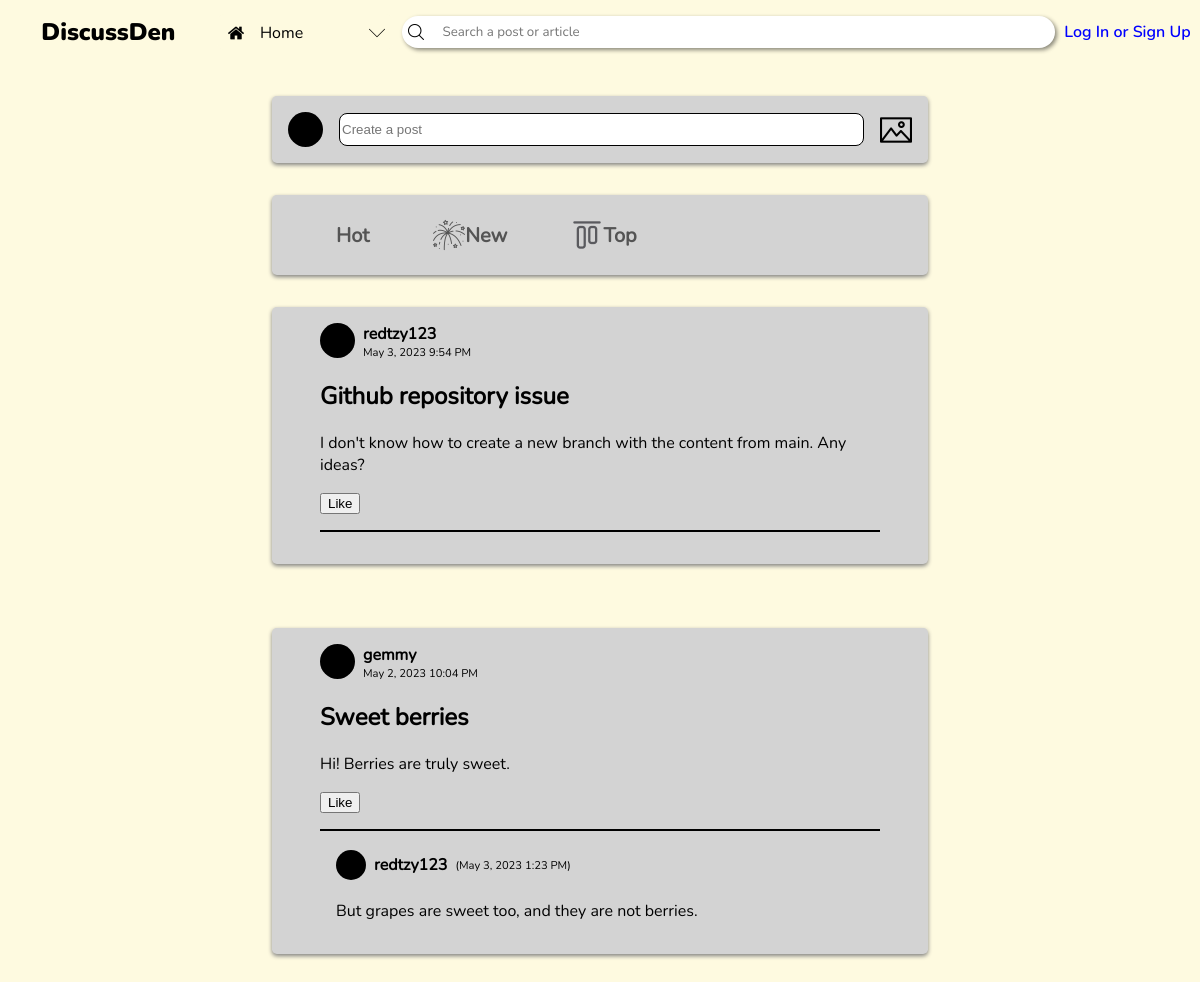
Page /home.php on the earlier database version.
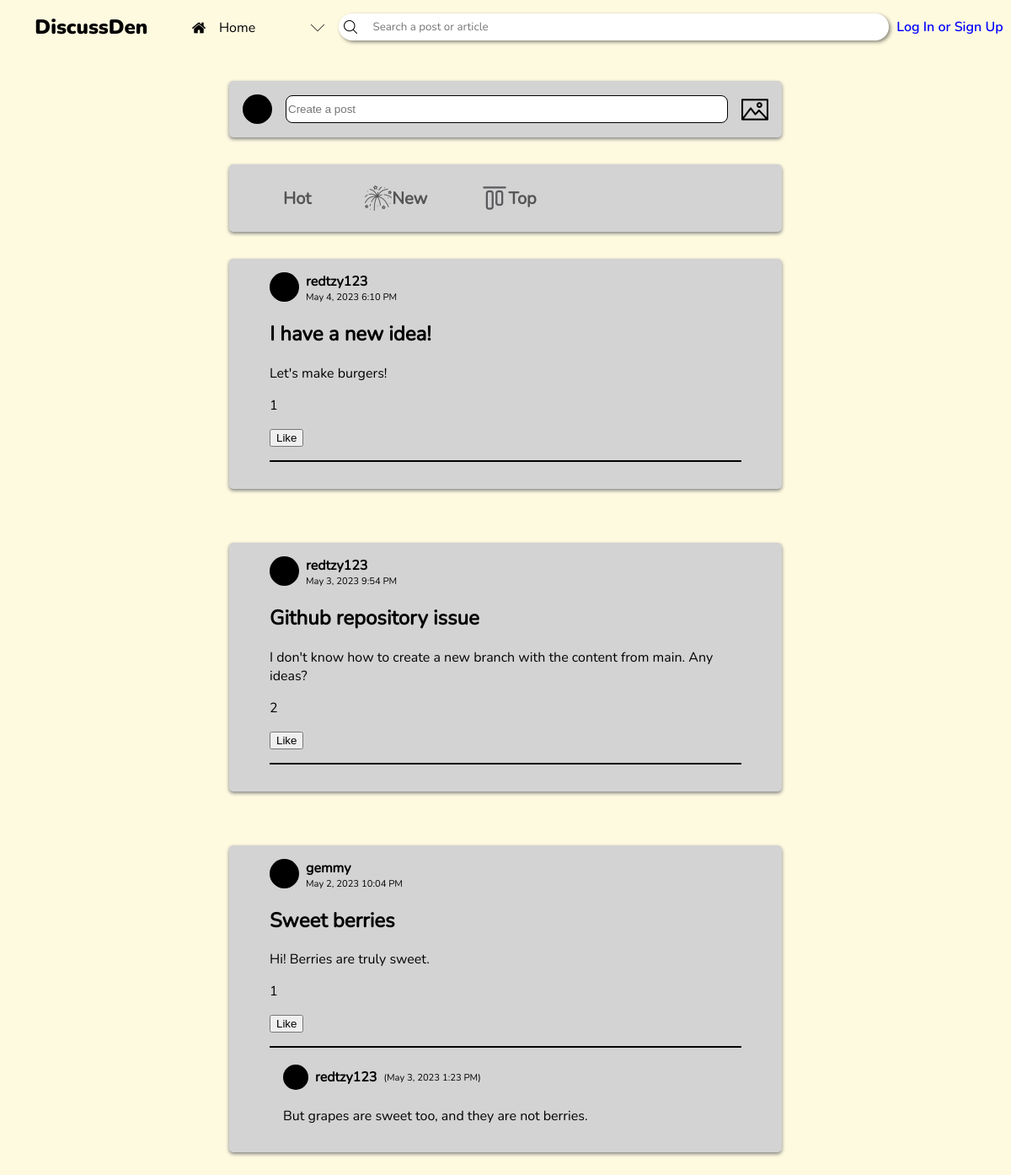
Same page on the later database version.
### tables this page shows
CREATE TABLE posts (id INTEGER PRIMARY KEY AUTOINCREMENT NOT NULL UNIQUE, user_id TEXT REFERENCES users (user_id) NOT NULL, title TEXT NOT NULL, content TEXT NOT NULL, date, likes);

CREATE TABLE users (user_id INTEGER PRIMARY KEY AUTOINCREMENT, username TEXT UNIQUE NOT NULL, password TEXT NOT NULL, link TEXT NOT NULL);

CREATE TABLE comments (comment_id INTEGER PRIMARY KEY AUTOINCREMENT UNIQUE NOT NULL, post_id INTEGER REFERENCES posts (id) ON DELETE NO ACTION NOT NULL, name TEXT, content TEXT NOT NULL, date);

### home.php (the view, shortened to what this page needs)
<!DOCTYPE html>
<html lang="en">
<head>
    <link rel="stylesheet" href="header.css">
    <link rel="stylesheet" href="post-boxes.css">
</head>
<body>
    <?php include "header.php"?>
    <div class="post-tab">
        <svg width=35 height=35>
            <circle cx=17.5 cy=17.5 r=17.5 fill=black/>
        </svg>
        <input type="text" placeholder="Create a post" onclick="window.location.href='create-a-post.php'">
        <img src="img/image.png" alt="" class="icon">
    </div>
    <div class="post-tab">
    <div class="group">
        <a href="#" class="reddit-button">
            <span class="txt-hot"><span>Hot</span></span>
        </a>
    </div>
    <div class="group">
        <a href="#" class="reddit-button">
            <img src="img/new.png" alt="" class="icon" />
            <span class="new"><span>New</span></span>
        </a>
    </div>
    <div class="group">
        <a href="#" class="reddit-button">
            <img src="img/top.png" alt="" class="icon" />
            <span class="top"><span>Top</span></span>
        </a>
    </div>
    </div>
    <section class="post-section">
    <?php
        $db_file = __DIR__ . '\forum_database.db';
        $db = new PDO('sqlite:' . $db_file);
        $stmt = $db -> prepare('SELECT * FROM posts');
        $stmt -> execute();
        $posts = $stmt -> fetchAll(PDO::FETCH_ASSOC);
        foreach ($posts as $post) {
            $stmt = $db -> prepare('SELECT * FROM users WHERE user_id = :userID');
            $stmt -> bindParam(':userID', $post['user_id'], PDO::PARAM_INT);
            $stmt -> execute();
            $post_user = $stmt -> fetch(PDO::FETCH_ASSOC);
            echo    '<div class="post-container">
                        <div class="post-user">
                            <svg width=35 height=35>
                                <circle cx=17.5 cy=17.5 r=17.5 fill=black/>
                            </svg>
                            <h4 class="username">' . $post_user['username'] . '</h4>
                            <p>' . $post['date'] . '</p>
                        </div>
                        <div class="post-content">
                            <h2>' . $post['title'] . '</h2>
                            <p>' . $post['content'] . '</p>';
            if (($likes = json_decode($post['likes'])) !== NULL) {
                if (count($likes) > 0)
                echo '<p class="likes">' . count(json_decode($post['likes'])) . '</p>';
            }
            echo            '<form method="post" action="get-likes.php">
                                <input type="hidden" name="post_id" value="' . $post['id'] . '">
                                <input type="hidden" name="URL" value="' . $_SERVER['PHP_SELF'] . '">
                                <input type="submit" value="Like">
                            </form>
                        </div><hr>';
            $stmt = $db -> prepare('SELECT * FROM comments WHERE post_id = :post_id');
            $stmt -> bindParam(':post_id', $post['id'], PDO::PARAM_INT);
            $stmt -> execute();
            $comments = $stmt -> fetchAll(PDO::FETCH_ASSOC);
            foreach ($comments as $comment) {
                echo    '<div class="comment-container">
                            <div>
                                <svg width=30 height=30>
                                    <circle cx=15 cy=15 r=15 fill=black/>
                                </svg>
                                <h4 class="username">' . $comment['name'] . '</h4>
                                <p>(' . $comment['date'] . ')</p>
                            </div>
                            <p>' . $comment['content'] . '</p>
                        </div>';
            }
            echo '
                    <form method="post" action="add_comment.php" class="comment-box">
                        <input type="hidden" name="post_id" value="' . $post['id'] . '">
                ';
            echo '</form></div>';
        }
    ?>
    </section>
</body>
</html>

### header.php (shortened to what this page needs)
<header>
    <h2>DiscussDen</h2>
    <div id="tab-box" tabindex=0>
        <?php
            if ($_SERVER['PHP_SELF'] == '/CCS222-Project/home.php') {
                echo '
                <div class="tab-option" first-option tabindex=-1>
                    <img src="img/home.png" alt="" class="icon">
                    <p>Home</p>
                </div>
                <div class="tab-option" onclick="window.location.href=\'communities.php\'" tabindex=-1>
                    <img src="img/add.png" alt="" class="icon">
                    <p>Communities</p>
                </div>
                <div class="tab-option" onclick="window.location.href=\'trending.php\'" tabindex=-1>
                    <img src="img/trend.png" alt="" class="icon">
                    <p>Trending</p>
                </div>
                ';
            }
        ?>
        <img src="img/drop down.png" alt="" class="dropdown icon">
    </div>
    <form action="" method="post" id="searchbar">
        <img src="img/search.png" alt="" class="icon">
        <input name="search" type="search" placeholder="Search a post or article" autocomplete="off" tabindex=0>
    </form>
    <?php if(isset($_SESSION['username'])) {
        echo '
        <div id="user-btn" tabindex=0>
            <svg width=50 height=50>
                <circle cx=25 cy=25 r=25 fill=black />
            </svg>
            <p class="username">' . $_SESSION['username'] . '</p>
            <div class="tab-option" name="logout" tabindex=-1>
                <img src="img/add.png" alt="" class="icon">
                <p>Log out</p>
            </div>
        </div>
        ';
    } else {
        echo '<a href="login.php" tabindex=3>Log In or Sign Up</a>';
    } ?>
</header>

### header.css (style rules this page uses)
body { --dark-color-1: #283618; --dark-color-2: #606c38; --medium-color: #bc6c25; --light-color-1: #dda15e; --light-color-2: #fefae0; background-color: var(--light-color-2); margin: 0; overflow-y: overlay; }
header { height: 4rem; display: flex; justify-content: space-evenly; align-items: center; }
header h2, header p { user-select: none; }
header > h2 { font-family: nunito-black; margin: 0 2rem; }
.icon { width: 1rem; }
#tab-box { background-color: var(--light-color-2); align-self: flex-start; margin-top: 0.85rem; position: relative; display: flex; flex-direction: column; width: 11rem; border-radius: 0.5rem; max-height: 2.25rem; overflow: hidden; outline: solid 2px transparent; outline-offset: -2px; transition: 400ms cubic-bezier(0.445, 0.05, 0.55, 0.95); }
.tab-option { padding: 0.5em 0.7em; display: flex; align-items: center; }
.tab-option > img { object-fit: contain; }
.tab-option > p { margin: 0; margin-left: 1rem; font-family: nunito-reg; }
.dropdown.icon { position: absolute; right: 0.5rem; top: 0.7rem; align-self: center; }
#searchbar { display: flex; align-items: center; background-color: white; border-radius: 2rem; box-shadow: 2px 2px 4px #0007; padding: 0.4rem; width: 40rem; position: relative; isolation: isolate; }
#searchbar > input { background: none; border: none; outline: none; width: 100%; margin-left: 1rem; font-family: nunito-reg; color: black; }
a[href="login.php"] { font-family: nunito-semibold; color: blue; text-decoration: none; }

### post-boxes.css (style rules this page uses)
h4.username { margin: 0; margin-inline: 0.5rem; }
.post-tab { width: calc(100% - 36rem); background-color: lightgray; display: flex; align-items: center; margin: 2rem auto 0; padding: 1rem; border-radius: 0.3rem; box-shadow: 0 2px 4px 0 gray; font-family: nunito-reg; }
.post-tab input { flex-grow: 1; background-color: white; height: 1.8rem; margin-inline: 1rem; border-radius: 0.5rem; border: 1px solid; }
.post-tab img { width: 2rem; }
.group { margin-right: 2rem; font-style: bold; font-weight: 800; font-size: 20px; }
.reddit-button { padding: 8px 16px; border-radius: 4px; cursor: pointer; text-decoration: none; color: inherit; opacity: 0.6; transition: opacity 0.3s, border-color 0.3s; display: flex; align-items: center; }
.post-section { width: calc(100% - 30rem); display: flex; flex-direction: column-reverse; margin-inline: auto; }
.post-container { background-color: lightgray; display: flex; flex-direction: column; margin: 2rem; padding: 1rem 3rem; border-radius: 0.3rem; box-shadow: 0 2px 4px 0 gray; font-family: nunito-reg; }
.post-container hr { border: none; width: 100%; height: 2px; background-color: black; margin-block: 1rem; }
.post-user { display: grid; grid-template-rows: auto auto; grid-template-columns: auto auto; width: fit-content; }
.post-user * { grid-column: 2; margin: 0; }
.post-user svg { grid-column: 1; grid-row: 1 / span 2; }
.post-user p { font-size: 0.7rem; margin-left: 0.5rem; }
.comment-container { margin-left: 1rem; }
.comment-container div { display: flex; align-items: center; }
.comment-container div p { font-size: 0.7rem; }

Differences in the rows shown:
changed posts "Sweet berries": likes (not shown) → "1"
changed posts "Github repository issue": likes (not shown) → "2"
added posts: user.username "redtzy123", date "May 4, 2023 6:10 PM", title "I have a new idea!", content "Let's make burgers!", likes "1"
